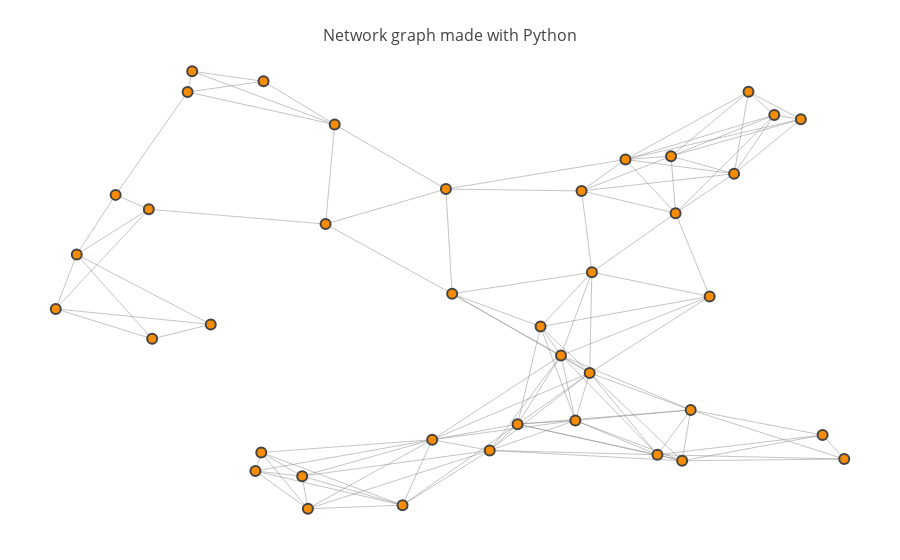

The notebook cell saved with this chart:
### Code cell
# map_40 is a bigger map than map_10
map_40 = load_map_40()
show_map(map_40)

### Figure 1 — Plotly figure (JSON) as saved in the notebook; plotly's stock layout.template omitted (floating-point values rounded to 4 significant figures; data arrays with more than 128 entries replaced by an {"elided": "..."} marker saying what was removed)
{"data": [{"hoverinfo": "none", "line": {"color": "#888", "width": 0.5}, "mode": "lines", "type": "scatter", "x": {"elided": "369 float values"}, "y": {"elided": "369 float values"}}, {"hoverinfo": "text", "marker": {"color": [0, 0, 0, 0, 0, 0, 0, 0, 0, 0, 0, 0, 0, 0, 0, 0, 0, 0, 0, 0, 0, 0, 0, 0, 0, 0, 0, 0, 0, 0, 0, 0, 0, 0, 0, 0, 0, 0, 0, 0], "colorbar": {"thickness": 15, "title": "Node Connections", "titleside": "right", "xanchor": "left"}, "colorscale": "Hot", "line": {"width": 2}, "reversescale": true, "showscale": false, "size": 10}, "mode": "markers", "text": ["Intersection 0", "Intersection 1", "Intersection 2", "Intersection 3", "Intersection 4", "Intersection 5", "Intersection 6", "Intersection 7", "Intersection 8", "Intersection 9", "Intersection 10", "Intersection 11", "Intersection 12", "Intersection 13", "Intersection 14", "Intersection 15", "Intersection 16", "Intersection 17", "Intersection 18", "Intersection 19", "Intersection 20", "Intersection 21", "Intersection 22", "Intersection 23", "Intersection 24", "Intersection 25", "Intersection 26", "Intersection 27", "Intersection 28", "Intersection 29", "Intersection 30", "Intersection 31", "Intersection 32", "Intersection 33", "Intersection 34", "Intersection 35", "Intersection 36", "Intersection 37", "Intersection 38", "Intersection 39"], "type": "scatter", "x": [0.7802, 0.525, 0.8085, 0.2599, 0.7354, 0.09089, 0.314, 0.6825, 0.2013, 0.8552, 0.7582, 0.2531, 0.4814, 0.9112, 0.04581, 0.4583, 0.1294, 0.6077, 0.7196, 0.886, 0.4238, 0.8252, 0.4742, 0.2625, 0.9364, 0.6243, 0.5573, 0.7483, 0.6436, 0.3451, 0.02142, 0.641, 0.1744, 0.1333, 0.584, 0.3074, 0.7406, 0.3345, 0.1797, 0.6315], "y": [0.4947, 0.1495, 0.7696, 0.1449, 0.809, 0.7223, 0.01876, 0.8016, 0.432, 0.9011, 0.2403, 0.1032, 0.5006, 0.1839, 0.5887, 0.1736, 0.69, 0.3623, 0.1399, 0.8919, 0.02677, 0.9533, 0.7353, 0.9768, 0.1302, 0.2167, 0.2084, 0.1263, 0.5489, 0.88, 0.4666, 0.3233, 0.9529, 0.3997, 0.427, 0.09187, 0.6813, 0.6569, 0.9994, 0.7312]}], "layout": {"hovermode": "closest", "margin": {"b": 20, "l": 5, "r": 5, "t": 40}, "showlegend": false, "title": "<br>Network graph made with Python", "titlefont": {"size": 16}, "xaxis": {"showgrid": false, "showticklabels": false, "zeroline": false}, "yaxis": {"showgrid": false, "showticklabels": false, "zeroline": false}}}
